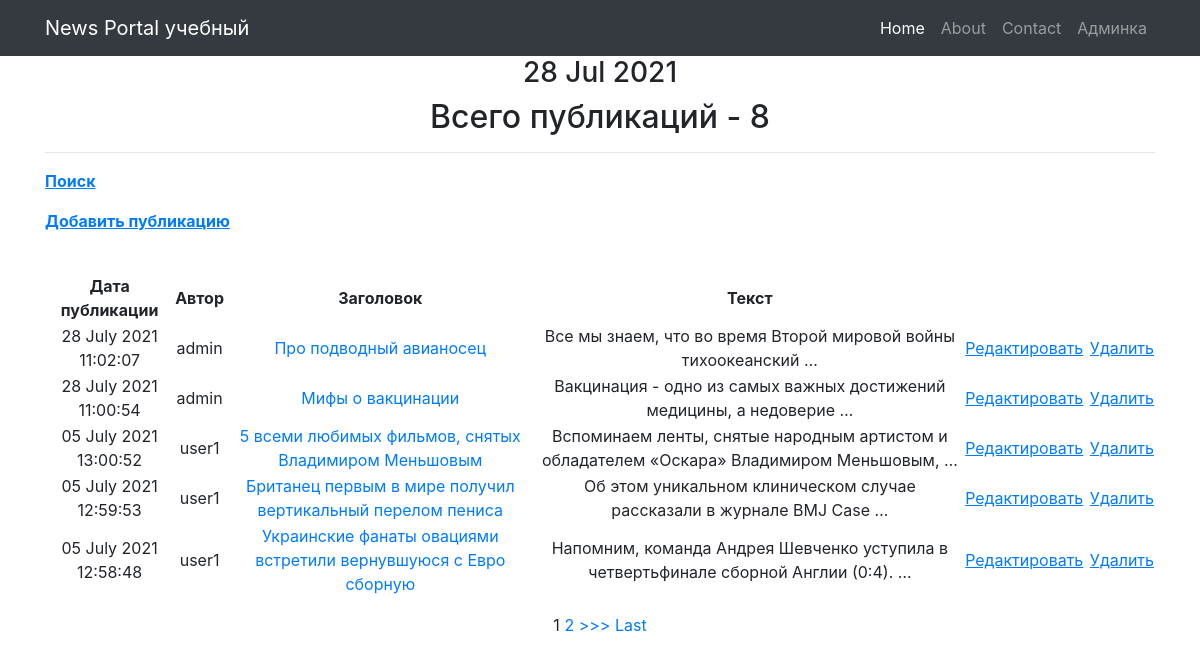
Page /news/ on the committed database.
### newapp/models.py (models this page shows, shortened)
class Post(models.Model):
    post = "PO"
    new = "NE"
    POST_NEW = [(post, "статья"), (new,"новость")]
    new_post = models.CharField(max_length = 2, choices = POST_NEW, default = post, verbose_name="Тип")
    time_in_new_post = models.DateTimeField(auto_now_add=True, verbose_name="Дата публикации")
    title = models.CharField(max_length=150, verbose_name="Заголовок", null=False)
    content_new_post = models.TextField(null=False, verbose_name="Текст",)
    rating_new_post = models.FloatField(default=0.0, verbose_name="Рейтинг")
    is_published = models.BooleanField(default=False, verbose_name="Опубликовано")
    updated_at = models.DateTimeField(auto_now=True, null=True, verbose_name="Обновлено")
    category = models.ManyToManyField(Category, through='PostCategory')
    author = models.ForeignKey(Author, on_delete=models.CASCADE)
    class Meta:
        verbose_name = 'Публикация'
        verbose_name_plural = 'Публикации'

class Author(models.Model):
    author = models.OneToOneField(User, on_delete=models.CASCADE)
    author_rating = models.FloatField(default=0.0)
    class Meta:
        verbose_name = 'Автор'
        verbose_name_plural = 'Авторы'

### newapp/views.py (the view, shortened to what this page needs)
# urls.py: path('', cache_page(60*1)(PostsList.as_view())),                                     # добавим кэширование на главную страницу
class PostsList(ListView):
    model = Post  # указываем модель, объекты которой мы будем выводить
    template_name = 'posts.html'
    context_object_name = 'posts'  # это имя списка, в котором будут лежать все объекты, его надо указать, чтобы обратиться к с
    ordering = ['-id']
    paginate_by = 5
    form_class = PostForm
    def get_filter(self):
        return PostFilter(self.request.GET, queryset=super().get_queryset())
    def get_queryset(self):
        return self.get_filter().qs
    def get_context_data(self, **kwargs):
        context = super().get_context_data(**kwargs)
        context['filter'] = PostFilter(self.request.GET, queryset=self.get_queryset())
        context['time_now'] = datetime.utcnow()
        context['categories'] = Category.objects.all()
        context['form'] = PostForm()
        context['all_posts'] = len(Post.objects.all()) # количество постов
        return context

### newapp/templatetags/censor.py (called while the page is built)
@register.filter(name='censor')
def censor(value, arg):  # value|censor:arg
    bad_words = {
        'дурак',
        'дура',
        'сука',
        'жопа',
    }
    list_value = value.split(' ')
    for bad_word in bad_words:
        for i in range(len(list_value)):
            if bad_word in list_value[i].lower():
                list_value[i] = arg
    return ' '.join(list_value)

### templates/posts.html (shortened to what this page needs)
{% extends 'flatpages/default.html' %}
{% load censor %}
{% block content %}
<h3>{{ time_now|date:'d M Y' }}</h3>
<h2>Всего публикаций - {{all_posts}} </h2>
<hr>
        <p align="left"><a href="{% url 'post_search.html' %}"> <u><strong> Поиск </strong></u></a>
        <p align="left"> <a href="{% url 'post_create.html' %}"> <u><strong> Добавить публикацию </strong></u></a>
{% if posts %}
    <table>
        <th>Дата публикации</th><th>Автор</th><th>Заголовок</th><th>Текст</th>
        <br>
        {% for post in object_list %}
             <tr>
                <td>{{ post.time_in_new_post|date:'d F Y H:i:s' }}</td>
                <td>{{ post.author.author }}</td>
                <td><a href="{% url 'post_detail' post.id %}">{{ post.title|censor:'@#%&$'|truncatewords:10 }}</a></td>
                <td>{{ post.content_new_post|truncatewords:10|censor:'@#%&$' }}</td>
                <td><a href="{% url 'post_update' post.id %}"><u>Редактировать</u></a><a>&nbsp;</a></td>
                <td><a href="{% url 'post_delete' post.id %}"><u>Удалить</u></a></td>
             </tr>
        {% endfor %}
    </table>
    {% if is_paginated %}
    {% for num in page_obj.paginator.page_range %}
        {% if page_obj.number == num %}
            <a>{{ num }}</a>
        {% elif num > page_obj.number|add:'-3' and num < page_obj.number|add:'3' %}
            <a href="?page={{ num }}">{{ num }}</a>
        {% endif %}
    {% endfor %}
    {% if page_obj.has_next %}
        <a href="?page={{ page_obj.next_page_number }}">>>></a>
        <a href="?page={{ page_obj.paginator.num_pages}}">Last</a>
    {% endif %}
  {% endif %}
{% else %}
    <h3>Новостей нет</h3>
{% endif %}
{% endblock content %}

### templates/flatpages/default.html (shortened to what this page needs)
{% load static %}
<!DOCTYPE html>
<head>
  <link href="{% static 'vendor/bootstrap/css/bootstrap.min.css' %}" rel="stylesheet">
</head>
<body>
  <nav class="navbar navbar-expand-lg navbar-dark bg-dark static-top">
    <div class="container">
      <a class="navbar-brand" href="#">News Portal учебный</a>
      <div class="collapse navbar-collapse" id="navbarResponsive">
        <ul class="navbar-nav ml-auto">
          <li class="nav-item active">
            <a class="nav-link" href="/news"> Home <span class="sr-only">(current)</span></a>
          </li>
          <li class="nav-item">
            <a class="nav-link" href='/about/'>About</a>
          </li>
          <li class="nav-item">
            <a class="nav-link" href="/contact/">Contact</a>
          </li>
           <li class="nav-item">
            <a class="nav-link" href="/admin/">Админка</a>
          </li>
        </ul>
      </div>
    </div>
  </nav>
  <div class="container">
    <div class="row">
      <div class="col-lg-12 text-center">
       {% block content %}{% endblock content %}
      </div>
    </div>
  </div>
</body>
</html>

### rows in the picture
Post: time_in_new_post "28 July 2021 11:02:07", author.author "admin", title|censor "Про подводный авианосец", content_new_post|censor "Все мы знаем, что во время Второй мировой войны тихоокеанский …"
Post: time_in_new_post "28 July 2021 11:00:54", author.author "admin", title|censor "Мифы о вакцинации", content_new_post|censor "Вакцинация - одно из самых важных достижений медицины, а недоверие …"
Post: time_in_new_post "05 July 2021 13:00:52", author.author "user1", title|censor "5 всеми любимых фильмов, снятых Владимиром Меньшовым", content_new_post|censor "Вспоминаем ленты, снятые народным артистом и обладателем «Оскара» Владимиром Меньшовым, …"
Post: time_in_new_post "05 July 2021 12:59:53", author.author "user1", title|censor "Британец первым в мире получил вертикальный перелом пениса", content_new_post|censor "Об этом уникальном клиническом случае рассказали в журнале BMJ Case …"
Post: time_in_new_post "05 July 2021 12:58:48", author.author "user1", title|censor "Украинские фанаты овациями встретили вернувшуюся с Евро сборную", content_new_post|censor "Напомним, команда Андрея Шевченко уступила в четвертьфинале сборной Англии (0:4). …"

### other values in the picture
{{ time_now|date:'d M Y' }} "28 Jul 2021"
{{ all_posts }} "8"
{{ num }} "1"
{{ num }} "2"
